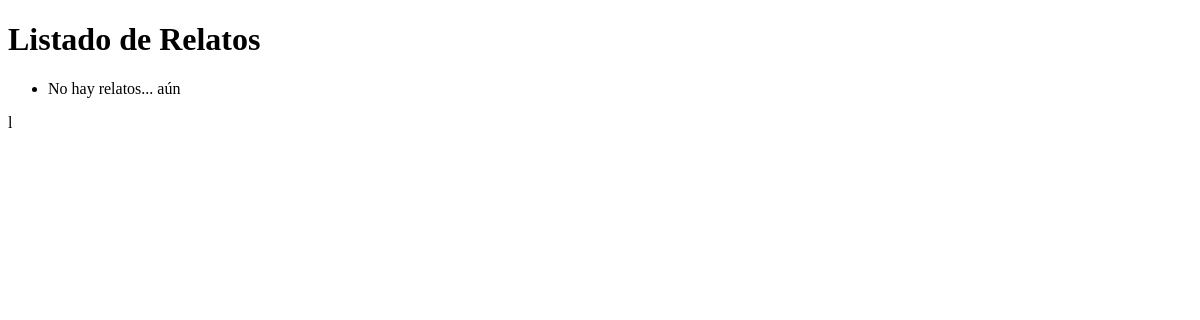
Before: /relatos/ with the older database file.
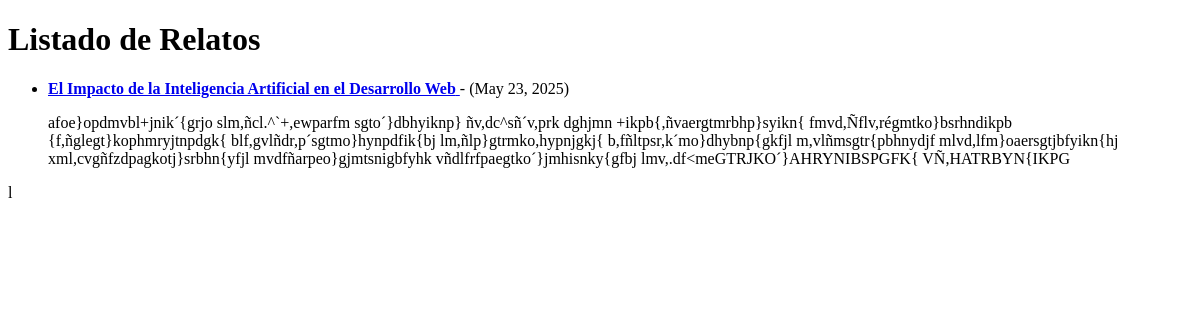
After: the same page with the newer database file.
### relatos/models.py (models this page shows, shortened)
class Relato(models.Model):
    titulo = models.CharField(max_length=200)
    contenido = models.TextField()
    fecha = models.DateField(auto_now_add=True)
    autor = models.ForeignKey(User, on_delete=models.CASCADE, related_name='relatos')

### relatos/views.py (the view)
# urls.py: path('relatos/', views.lista_relatos, name='lista_relatos'),
def lista_relatos(request):
    relatos = Relato.objects.all()
    contexto = {
        'relatos': relatos,
        'titulo': 'Listado de Relatos'
    }
    return render(request, 'relatos/lista_relatos.html', contexto)

### relatos/templates/relatos/lista_relatos.html (shortened to what this page needs)
<!DOCTYPE html>
<html lang="en">
<head>
</head>
<body>
  <h1>{{ titulo }}</h1>
  <ul>
    {% for relato in relatos %}
      <li>
        <a href="{% url 'detalle_relato' relato.id %}">
          <strong>{{ relato.titulo }}</strong>
        </a> - {{ relato.autor.nombre }} ({{ relato.fecha }})
        <p>{{ relato.contenido|truncatewords:20 }}</p>
      </li>
    {% empty %}
      <li>No hay relatos... aún</li>
    {% endfor %}
  </ul>
</body>
</html>l

Changed rows visible on the page:
added Relato: titulo "El Impacto de la Inteligencia Artificial en el Desarrollo Web", fecha "May 23, 2025", contenido "afoe}opdmvbl+jnik´{grjo slm,ñcl.^`+,ewparfm sgto´}dbhyiknp} ñv,dc^sñ´v,prk dghjmn +ikpb{,ñvaergtmrbhp}syikn{ fmvd,Ñflv,régmtko}bsrhndikpb {f,ñglegt}kophmryjtnpdgk{ blf,gvlñdr,p´sgtmo}hynpdfik{bj lm,ñlp}gtrmko,hypnjgkj{ b,fñltpsr,k´mo}dhybnp{gkfjl m,vlñmsgtr{pbhnydjf mlvd,lfm}oaersgtjbfyikn{hj xml,cvgñfzdpagkotj}srbhn{yfjl mvdfñarpeo}gjmtsnigbfyhk vñdlfrfpaegtko´}jmhisnky{gfbj lmv,.df<meGTRJKO´}AHRYNIBSPGFK{ VÑ,HATRBYN{IKPG"
Other visible differences:
text no longer shown: "No hay relatos... aún"
